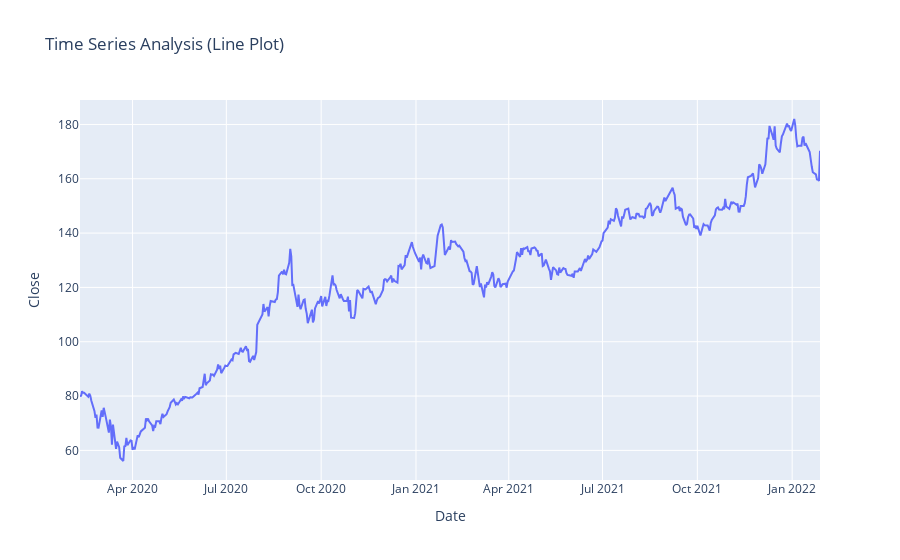

Notebook cell for this chart:
### Markdown cell above
visualize a line plot to see the trends in stock prices of Apple

### Code cell
import plotly.express as px
figure = px.line(data, x= data.index,
                 y=data['Close'],
                 title= "Time Series Analysis (Line Plot)")
figure.show()

### Figure 1 — Plotly figure (JSON) as saved in the notebook; plotly's stock layout.template omitted (floating-point values rounded to 4 significant figures; data arrays with more than 128 entries replaced by an {"elided": "..."} marker saying what was removed)
{"data": [{"hovertemplate": "Date=%{x}<br>Close=%{y}<extra></extra>", "legendgroup": "", "line": {"color": "#636efa", "dash": "solid"}, "mode": "lines", "name": "", "orientation": "v", "showlegend": false, "type": "scatter", "x": {"elided": "498 str values"}, "xaxis": "x", "y": {"elided": "498 float values"}, "yaxis": "y"}], "layout": {"legend": {"tracegroupgap": 0}, "title": {"text": "Time Series Analysis (Line Plot)"}, "xaxis": {"anchor": "y", "domain": [0, 1], "title": {"text": "Date"}}, "yaxis": {"anchor": "x", "domain": [0, 1], "title": {"text": "Close"}}}}
